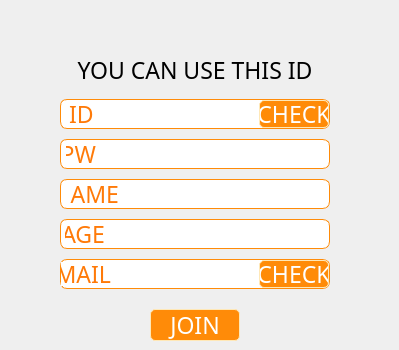
      <widget class="QWidget" name="joinPage">
       <widget class="QLabel" name="pwForJoinLabel">
        <property name="geometry">
         <rect>
          <x>66</x>
          <y>142</y>
          <width>30</width>
          <height>24</height>
         </rect>
        </property>
        <property name="font">
         <font>
          <family>TMON_1.0</family>
          <pointsize>17</pointsize>
         </font>
        </property>
        <property name="styleSheet">
         <string notr="true">color: rgb(255, 122, 8);
background-color:white;</string>
        </property>
        <property name="text">
         <string>PW</string>
        </property>
        <property name="alignment">
         <set>Qt::AlignRight|Qt::AlignTrailing|Qt::AlignVCenter</set>
        </property>
       </widget>
       <widget class="QLabel" name="idForJoinLabel">
        <property name="geometry">
         <rect>
          <x>69</x>
          <y>102</y>
          <width>30</width>
          <height>24</height>
         </rect>
        </property>
        <property name="font">
         <font>
          <family>TMON_1.0</family>
          <pointsize>17</pointsize>
         </font>
        </property>
        <property name="styleSheet">
         <string notr="true">color: rgb(255, 122, 8);
background-color:white;</string>
        </property>
        <property name="text">
         <string>ID</string>
        </property>
        <property name="alignment">
         <set>Qt::AlignLeading|Qt::AlignLeft|Qt::AlignVCenter</set>
        </property>
       </widget>
       <widget class="QLineEdit" name="pwOfJoinInput">
        <property name="geometry">
         <rect>
          <x>60</x>
          <y>139</y>
          <width>270</width>
          <height>30</height>
         </rect>
        </property>
        <property name="styleSheet">
         <string notr="true">background-color: white;
border-radius: 7px;
border: 1px solid rgb(255, 139, 8);
padding-left:60px;</string>
        </property>
       </widget>
       <widget class="QLineEdit" name="idForJoinInput">
        <property name="geometry">
         <rect>
          <x>60</x>
          <y>99</y>
          <width>270</width>
          <height>30</height>
         </rect>
        </property>
        <property name="styleSheet">
         <string notr="true">background-color: white;
border-radius: 7px;
border: 1px solid rgb(255, 139, 8);
padding-left:60px;</string>
        </property>
       </widget>
       <widget class="QLabel" name="nameForJoinLabel">
        <property name="geometry">
         <rect>
          <x>69</x>
          <y>182</y>
          <width>50</width>
          <height>24</height>
         </rect>
        </property>
        <property name="font">
         <font>
          <family>TMON_1.0</family>
          <pointsize>17</pointsize>
         </font>
        </property>
        <property name="styleSheet">
         <string notr="true">color: rgb(255, 122, 8);
background-color:white;</string>
        </property>
        <property name="text">
         <string>NAME</string>
        </property>
        <property name="alignment">
         <set>Qt::AlignRight|Qt::AlignTrailing|Qt::AlignVCenter</set>
        </property>
       </widget>
       <widget class="QLineEdit" name="nameForJoinInput">
        <property name="geometry">
         <rect>
          <x>60</x>
          <y>179</y>
          <width>270</width>
          <height>30</height>
         </rect>
        </property>
        <property name="styleSheet">
         <string notr="true">background-color: white;
border-radius: 7px;
border: 1px solid rgb(255, 139, 8);
padding-left:60px;</string>
        </property>
       </widget>
       <widget class="QLineEdit" name="ageForJoinInput">
        <property name="geometry">
         <rect>
          <x>60</x>
          <y>219</y>
          <width>270</width>
          <height>30</height>
         </rect>
        </property>
        <property name="styleSheet">
         <string notr="true">background-color: white;
border-radius: 7px;
border: 1px solid rgb(255, 139, 8);
padding-left:60px;</string>
        </property>
       </widget>
       <widget class="QLabel" name="ageForJoinLabel">
        <property name="geometry">
         <rect>
          <x>65</x>
          <y>222</y>
          <width>40</width>
          <height>24</height>
         </rect>
        </property>
        <property name="font">
         <font>
          <family>TMON_1.0</family>
          <pointsize>17</pointsize>
         </font>
        </property>
        <property name="styleSheet">
         <string notr="true">color: rgb(255, 122, 8);
background-color:white;</string>
        </property>
        <property name="text">
         <string>AGE</string>
        </property>
        <property name="alignment">
         <set>Qt::AlignRight|Qt::AlignTrailing|Qt::AlignVCenter</set>
        </property>
       </widget>
       <widget class="QLineEdit" name="mailForJoinInput">
        <property name="geometry">
         <rect>
          <x>60</x>
          <y>259</y>
          <width>270</width>
          <height>30</height>
         </rect>
        </property>
        <property name="styleSheet">
         <string notr="true">background-color: white;
border-radius: 7px;
border: 1px solid rgb(255, 139, 8);
padding-left:60px;</string>
        </property>
       </widget>
       <widget class="QLabel" name="mailForJoinLabel">
        <property name="geometry">
         <rect>
          <x>61</x>
          <y>262</y>
          <width>50</width>
          <height>24</height>
         </rect>
        </property>
        <property name="font">
         <font>
          <family>TMON_1.0</family>
          <pointsize>17</pointsize>
         </font>
        </property>
        <property name="styleSheet">
         <string notr="true">color: rgb(255, 122, 8);
background-color:white;</string>
        </property>
        <property name="text">
         <string>MAIL</string>
        </property>
        <property name="alignment">
         <set>Qt::AlignRight|Qt::AlignTrailing|Qt::AlignVCenter</set>
        </property>
       </widget>
       <widget class="QPushButton" name="joinBtn">
        <property name="geometry">
         <rect>
          <x>150</x>
          <y>309</y>
          <width>90</width>
          <height>32</height>
         </rect>
        </property>
        <property name="font">
         <font>
          <family>TMON_1.0</family>
          <pointsize>17</pointsize>
         </font>
        </property>
        <property name="styleSheet">
         <string notr="true">color: white;
background-color: rgb(255, 139, 8);
border-radius: 5px;
border: 1px solid rgb(255, 232, 183);</string>
        </property>
        <property name="text">
         <string>JOIN</string>
        </property>
       </widget>
       <widget class="QPushButton" name="checkForIdBtn">
        <property name="geometry">
         <rect>
          <x>259</x>
          <y>100</y>
          <width>70</width>
          <height>28</height>
         </rect>
        </property>
        <property name="font">
         <font>
          <family>TMON_1.0</family>
          <pointsize>17</pointsize>
         </font>
        </property>
        <property name="styleSheet">
         <string notr="true">color: white;
background-color: rgb(255, 139, 8);
border-radius: 5px;
border: 1px solid rgb(255, 232, 183);</string>
        </property>
        <property name="text">
         <string>CHECK</string>
        </property>
       </widget>
       <widget class="QPushButton" name="checkForMailBtn">
        <property name="geometry">
         <rect>
          <x>259</x>
          <y>260</y>
          <width>70</width>
          <height>28</height>
         </rect>
        </property>
        <property name="font">
         <font>
          <family>TMON_1.0</family>
          <pointsize>17</pointsize>
         </font>
        </property>
        <property name="styleSheet">
         <string notr="true">color: white;
background-color: rgb(255, 139, 8);
border-radius: 5px;
border: 1px solid rgb(255, 232, 183);</string>
        </property>
        <property name="text">
         <string>CHECK</string>
        </property>
       </widget>
       <widget class="QLabel" name="joinFailLabel">
        <property name="geometry">
         <rect>
          <x>0</x>
          <y>55</y>
          <width>390</width>
          <height>30</height>
         </rect>
        </property>
        <property name="font">
         <font>
          <family>TMON_1.0</family>
          <pointsize>17</pointsize>
         </font>
        </property>
        <property name="text">
         <string>YOU CAN USE THIS ID</string>
        </property>
        <property name="alignment">
         <set>Qt::AlignCenter</set>
        </property>
       </widget>
       <zorder>nameForJoinInput</zorder>
       <zorder>pwOfJoinInput</zorder>
       <zorder>idForJoinInput</zorder>
       <zorder>idForJoinLabel</zorder>
       <zorder>pwForJoinLabel</zorder>
       <zorder>nameForJoinLabel</zorder>
       <zorder>ageForJoinInput</zorder>
       <zorder>ageForJoinLabel</zorder>
       <zorder>mailForJoinInput</zorder>
       <zorder>mailForJoinLabel</zorder>
       <zorder>joinBtn</zorder>
       <zorder>checkForIdBtn</zorder>
       <zorder>checkForMailBtn</zorder>
       <zorder>joinFailLabel</zorder>
      </widget>
